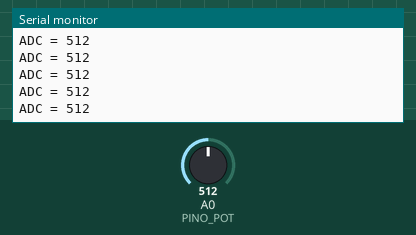
Simulated run of this sketch. Board: Arduino Uno, built with avr-gcc and run on an emulated ATmega328P. Parts: the last lines printed to the serial monitor. The inputs (shaded band) are chosen by the test bench; at power-on: A0 (PINO_POT) = 512.

Above: at 1.2 s.
1.3 s: A0 (PINO_POT) set to 716
At 1.56 s:
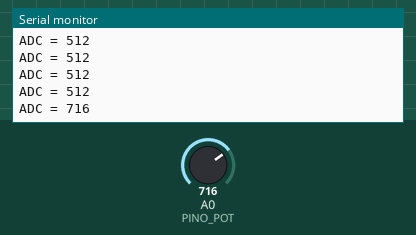
2.8 s: A0 (PINO_POT) set to 900
At 2.96 s:
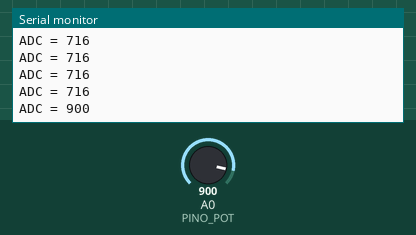
Timing chart, 0 to 5.8 s (numbered marks = the images above; inputs shaded):
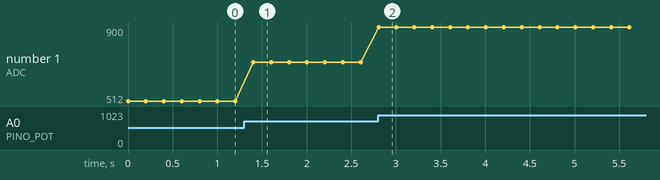

Measured:
- after the input at 1.3 s, the serial monitor: prints a new line after 0.10 s (image 1)
- after the input at 2.8 s, the serial monitor: prints a new line at once (image 2)
- plotted number 1: 512 → 716 after the input at 1.3 s, 716 → 900 after the input at 2.8 s

The sketch:

10_01_leitura_adc_potenciometro.ino
```cpp
#define PINO_POT A0
void setup() {
  Serial.begin(9600);
}

void loop() {
  int leitura = analogRead(PINO_POT);
  Serial.print("ADC = ");
  Serial.println(leitura);
  delay(200);
}
```
